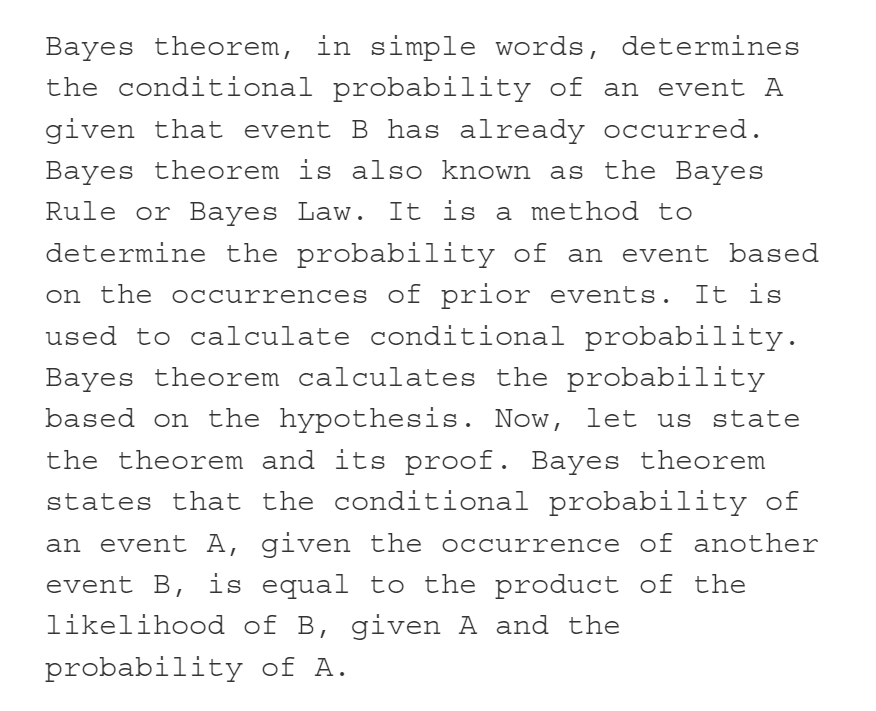
#> input picture Test/Test2.png, 876 x 711 px
$ jupyter execute --allow-errors Preprocess_Segmentation.ipynb
#> lines starting #> are read from the running program, lines starting #| are printed output that depends on the picture; after the words box and inside, x2 and y2 are one past the last pixel; in counts of white or black regions, pixels touching at a corner belong together
[cell 1]
import numpy as np
import cv2
import matplotlib.pyplot as plt

[cell 2]
# inputImage = cv2.imread("./datasets/Testing Dataset/Documents/1.png")
# inputImage = cv2.imread("./datasets/Testing Dataset/PageSegData/PageImg/1.JPG")
inputImage = cv2.imread("./Test/Test2.png")
#> inputImage is the input picture: shape (711, 876, 3); min 51, max 255, mean 244.2
plt.imshow(inputImage)

# BINARIZE

[cell 3]
# Read input image:
inputCopy = inputImage.copy()

# Convert BGR to grayscale:
grayscaleImage = cv2.cvtColor(inputImage, cv2.COLOR_BGR2GRAY)
plt.imshow(grayscaleImage, cmap='gray')

[cell 4]
threshold, binImage = cv2.threshold(grayscaleImage ,0 ,255,cv2.THRESH_BINARY_INV+cv2.THRESH_OTSU)
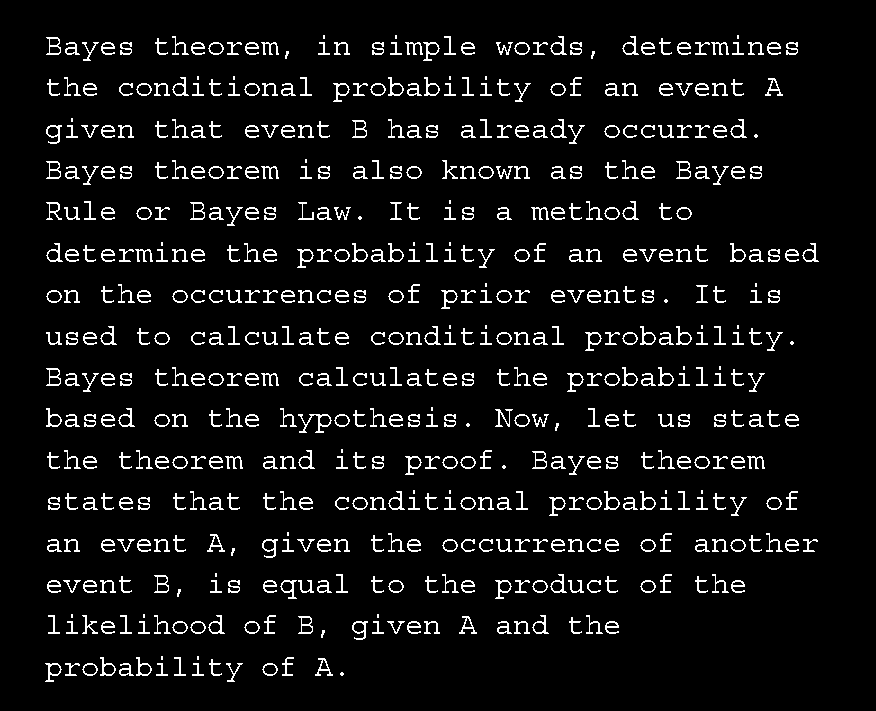
#> binImage: shape (711, 876); 6.6% white in thin lines or dots, all inside (x1, y1, x2, y2) = (45, 35, 819, 682)
#> threshold = 178
plt.imshow(binImage, cmap='gray')

# HORIZONTAL HISTOGRAM

[cell 5]
hist = cv2.reduce(binImage,1, cv2.REDUCE_AVG).reshape(-1)
#> hist = 711 values, max 121 at index 343, min 0 at index 0, mean 16.73
plt.plot(hist[::-1],[x for x in range(len(hist))])
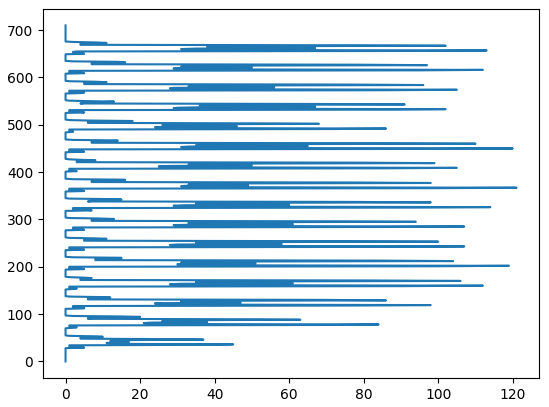
#> figure drawn by matplotlib, 1 panel

# LINES FORMULATION

[cell 6]
th = 0
H,W = binImage.shape[:2]
#> H = 711; W = 876
uppers = [y for y in range(H-1) if hist[y]<=th and hist[y+1]>th]
#> uppers = [34, 75, 117, 158, 199, 241, 282, 324, 365, 406, 448, 489, 531, 572, 613, 655]
lowers = [y for y in range(H-1) if hist[y]>th and hist[y+1]<=th]
#> lowers = [60, 101, 143, 184, 225, 267, 308, 350, 391, 432, 474, 515, 557, 598, 639, 681]

linesImage = cv2.cvtColor(binImage, cv2.COLOR_GRAY2BGR)
for y in uppers:
    cv2.line(linesImage, (0,y), (W, y), (255,0,0), 1)
#> this loop made 16 passes
#> y on passes 1 to 12: 34, 75, 117, 158, 199, 241, 282, 324, 365, 406, 448, 489
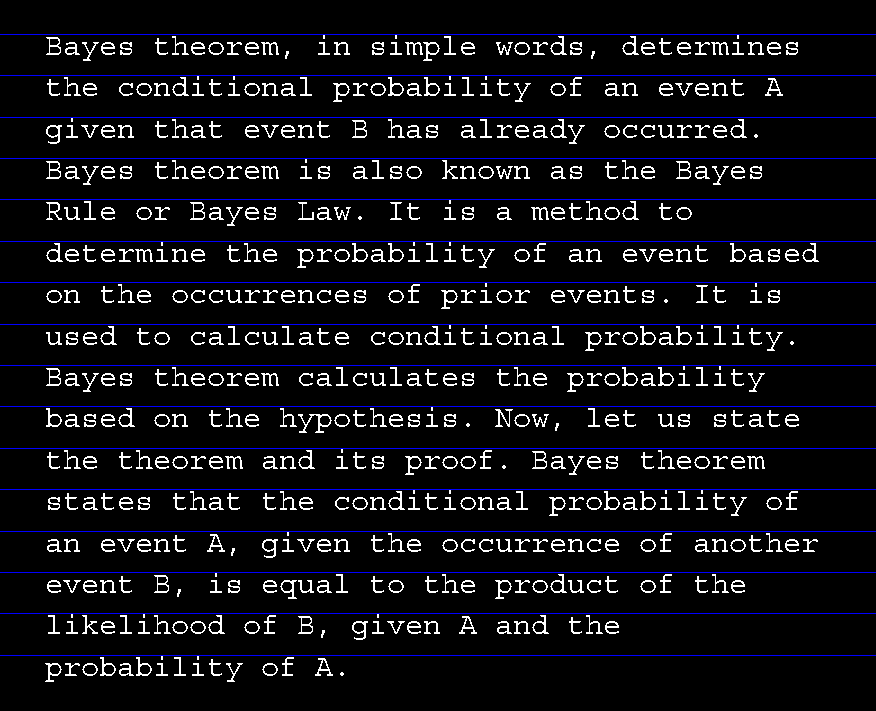
#> linesImage: shape (711, 876, 3); mean B, G, R 22.5, 16.7, 16.7

for y in lowers:
    cv2.line(linesImage, (0,y), (W, y), (0,255,0), 1)
#> this loop made 16 passes
#> y on passes 1 to 12: 60, 101, 143, 184, 225, 267, 308, 350, 391, 432, 474, 515
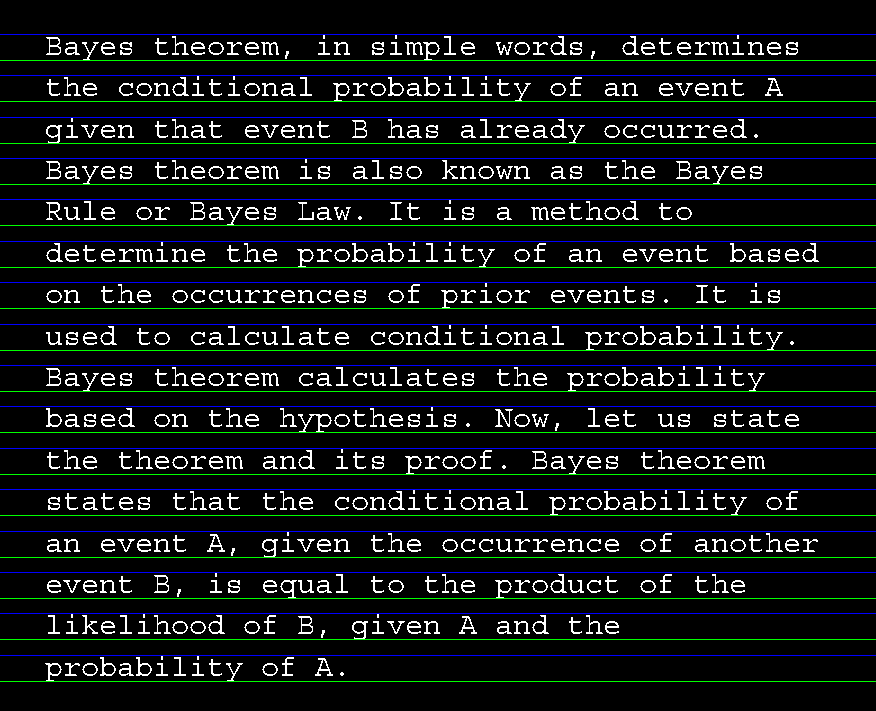
#> linesImage: shape (711, 876, 3); 2.25% of pixels changed, all inside (x1, y1, x2, y2) = (0, 60, 876, 682)

plt.imshow(linesImage)

[cell 7]
linesNormalized = []
for i in range(len(uppers)):
    croppedImg = binImage[uppers[i]:uppers[i] + lowers[i]-uppers[i], 0:0 + W]
    h = croppedImg.shape[0]
    dimension = (int(W*(28/float(h))), 28)
    resized = cv2.resize(croppedImg, dimension)
    linesNormalized.append(resized)
#> this loop made 16 passes
#> after the loop, linesNormalized = 16 items

[cell 8]
line = linesNormalized[0]
plt.imshow(line, cmap='gray')
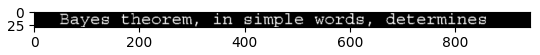
#> figure drawn by matplotlib, 1 panel

# CHARACTER SEGMENTATION

[cell 9]
def getCharacter(ch):
    # ch = np.ndarray.flatten(character)
#     print(character.shape)

    ch = 255 - ch
#     cv2.imwrite('./one.png', character)
#     plt.imshow(character, cmap='gray')
    prediction = np.argmax(ocrmodel.predict(ch[np.newaxis, :]), axis=1)[0]
    if(prediction < 10):
        return str(prediction)
    elif (prediction < 36):
        return chr(ord('A') + (prediction-10))
    return chr(ord('a') + (prediction-36))
#     return prediction

[cell 10]
vth = 15
wth = 15
sentence = ""
#> (the rest of this cell did not finish here and is left out)

[cell 11]
temp = line[0:0 + 20, lefts[0]:rights[0]]
temp = cv2.resize(temp, (20,20))
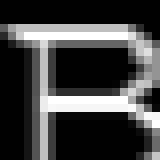
#> temp: shape (20, 20) (shown 8 times larger); min 0, max 255, mean 65.3
# [9 lines of commented-out code are left out]
plt.imshow(temp, cmap='gray')

[cell 12]
from tensorflow.keras.models import load_model
#> (the rest of this cell did not finish here and is left out)

[cell 13]
wth = 15
sentence = ""
#> (the rest of this cell did not finish here and is left out)

#> (a cell that did not finish here is left out)

[cell 15]
windowSize = 31
windowConstant = -1
# Apply the threshold:
# binaryImage = cv2.adaptiveThreshold(grayscaleImage, 255, cv2.ADAPTIVE_THRESH_GAUSSIAN_C, cv2.THRESH_BINARY, windowSize, windowConstant)
thresh,binaryImage = cv2.threshold(grayscaleImage ,0 ,255,cv2.THRESH_BINARY_INV+cv2.THRESH_OTSU)
#> thresh = 178

# componentsNumber, labeledImage, componentStats, componentCentroids = \
# cv2.connectedComponentsWithStats(binaryImage, connectivity=4)

# # Set the minimum pixels for the area filter:
# minArea = 20

# # Get the indices/labels of the remaining components based on the area stat
# # (skip the background component at index 0)
# remainingComponentLabels = [i for i in range(1, componentsNumber) if componentStats[i][4] >= minArea]

# # Filter the labeled pixels based on the remaining labels,
# # assign pixel intensity to 255 (uint8) for the remaining pixels
# filteredImage = np.where(np.isin(labeledImage, remainingComponentLabels) == True, 255, 0).astype('uint8')

kernelSize = 7

# Set operation iterations:
opIterations = 1

# Get the structuring element:
maxKernel = cv2.getStructuringElement(cv2.MORPH_RECT, (kernelSize, kernelSize))

dilation = cv2.dilate(binaryImage,maxKernel,iterations = 1)
#> dilation: shape (711, 876); 29.2% white; 134 white regions, largest, box (x1, y1, x2, y2) and area: (169, 287, 369, 306) 3629, (277, 404, 459, 436) 3609, (45, 611, 228, 637) 3482

# Perform closing:
closingImage = cv2.morphologyEx(binaryImage, cv2.MORPH_CLOSE, maxKernel, None, None, opIterations, cv2.BORDER_REFLECT101)
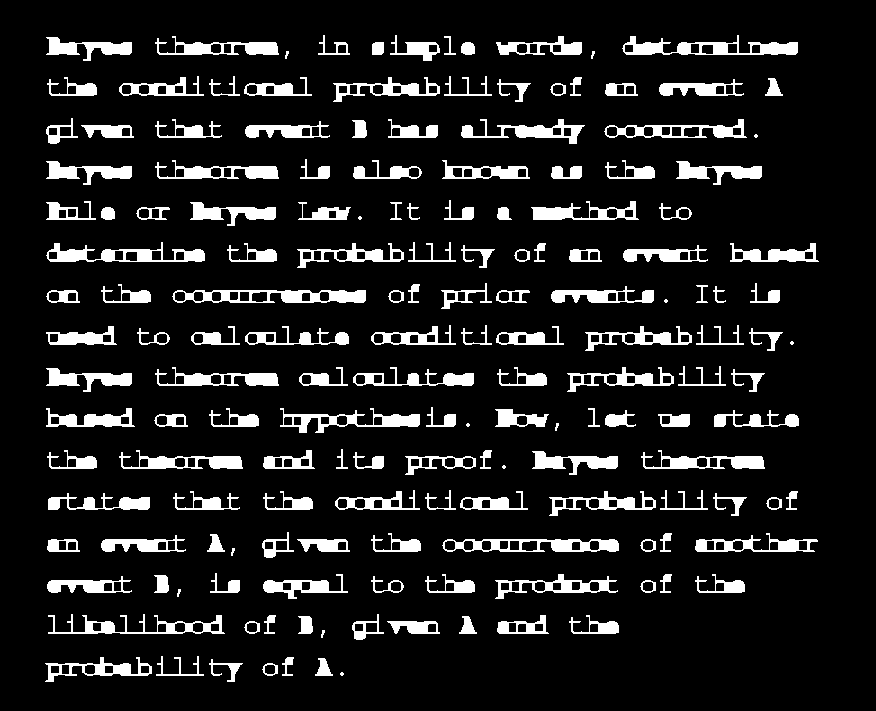
#> closingImage: shape (711, 876); 11.2% white; 165 white regions (7 under 20 px)

[cell 16]
# plt.imshow(dilation, cmap='gray')

[cell 17]
plt.imshow(closingImage, cmap='gray')

[cell 18]
contours, hierarchy = cv2.findContours(closingImage, cv2.RETR_CCOMP, cv2.CHAIN_APPROX_SIMPLE)
#> contours = 389 contours, 13 with area under 20; largest, box (x1, y1, x2, y2) and area: (172, 290, 366, 303) 1960, (442, 539, 619, 552) 1776, (622, 35, 798, 55) 1700, (46, 242, 205, 262) 1518, (604, 119, 747, 138) 1413

contours_poly = [None] * len(contours)
#> contours_poly = 389 items
# The Bounding Rectangles will be stored here:
boundRect = []

# Alright, just look for the outer bounding boxes:
for i, c in enumerate(contours):

    if hierarchy[0][i][3] == -1:
        contours_poly[i] = cv2.approxPolyDP(c, 3, True)
        boundRect.append(cv2.boundingRect(contours_poly[i]))
#> after the loop, boundRect = 165 items, first 6: (341, 672, 2, 4), (263, 665, 15, 10), (211, 659, 32, 23), (315, 658, 18, 18), (282, 657, 12, 19), (45, 657, 107, 25)


# Draw the bounding boxes on the (copied) input image:
for i in range(len(boundRect)):
    color = (0, 255, 0)
    cv2.rectangle(inputCopy, (int(boundRect[i][0]), int(boundRect[i][1])), \
              (int(boundRect[i][0] + boundRect[i][2]), int(boundRect[i][1] + boundRect[i][3])), color, 2)
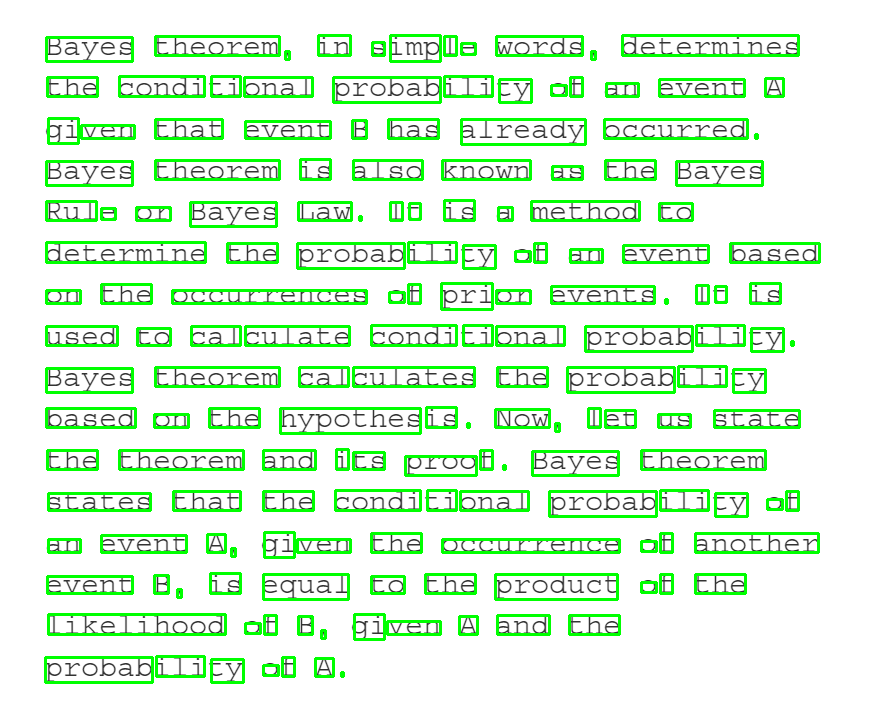
#> inputCopy: shape (711, 876, 3); mean B, G, R 218.4, 246.6, 218.4

plt.imshow(inputCopy)
# cv2.imwrite("C:/Users/PRATEEK SINGH/Desktop/MLTwst/text-detection-and-translation-master/text-detection-and-translation-master/temp/b.png",inputCopy)

[cell 19]
list = []
print(len(boundRect))
#| 165
num=0
for i in range(len(boundRect)):
    # Get the roi for each bounding rectangle:
    x, y, w, h = boundRect[i]

    # Crop the roi:
    croppedImg = inputImage[y:y + h, x:x + w]
    # [4 lines of commented-out code are left out]
    arr = np.array(croppedImg)
    list.append(arr)
#> this loop made 165 passes
#> pass 3, `croppedImg = inputImage[y:y + h, x:x + w]`:
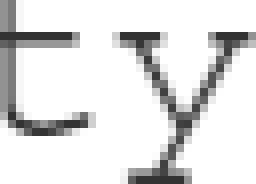
#> croppedImg: shape (23, 32, 3) (shown 8 times larger); min 51, max 255, mean 223.7
#> after the loop, list = 165 items

    # cv2.imshow("Cropped Character: "+str(i), croppedImg)
    # cv2.waitKey(0)

list

$ run again, with Test/Test.png copied over Test/Test2.png
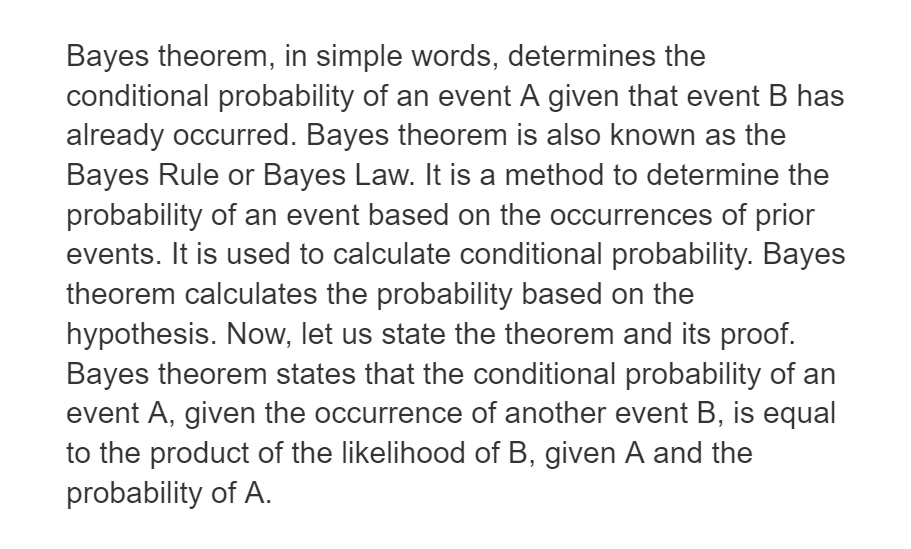
#> input picture Test/Test.png, 911 x 549 px
#> inputImage is the input picture: shape (549, 911, 3); min 51, max 255, mean 236.2
#> binImage: shape (549, 911); 9.5% white in thin lines or dots, all inside (x1, y1, x2, y2) = (67, 44, 845, 509)
#> threshold = 165
#> hist = 549 values, max 118 at index 369, min 0 at index 0, mean 24.15
#> uppers = [43, 83, 122, 162, 202, 241, 281, 321, 361, 400, 440, 480]
#> lowers = [71, 111, 150, 190, 230, 269, 309, 349, 389, 428, 468, 508]
#> the loop `for y in uppers:` made 12 passes
#> y on passes 1 to 8: 43, 83, 122, 162, 202, 241, 281, 321
#> the loop `for y in lowers:` made 12 passes
#> y on passes 1 to 8: 71, 111, 150, 190, 230, 269, 309, 349
#> after the loop `for y in lowers:`:
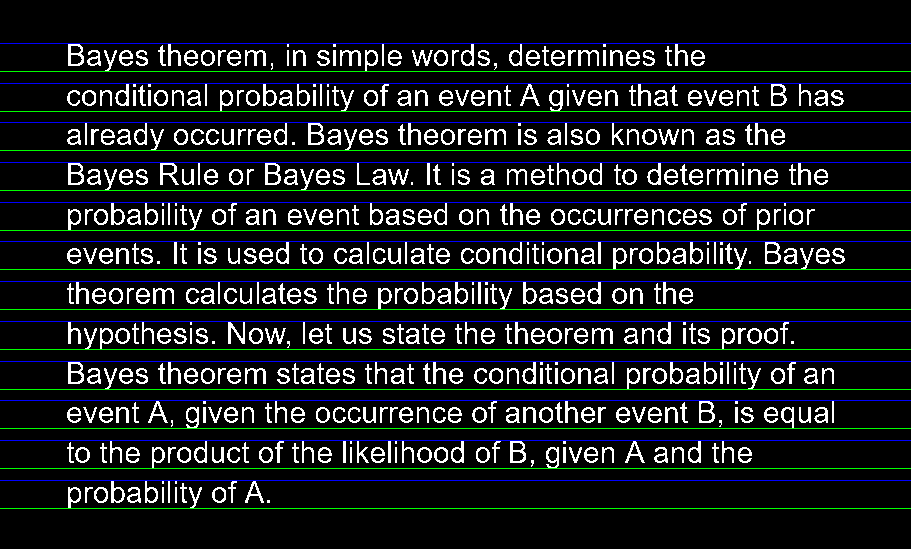
#> linesImage: shape (549, 911, 3); mean B, G, R 29.7, 29.7, 24.1
#> the loop `for i in range(len(uppers)):` made 12 passes
#> after the loop `for i in range(len(uppers)):`: linesNormalized = 12 items
#> thresh = 165
#> dilation: shape (549, 911); 34.7% white; 110 white regions, largest, box (x1, y1, x2, y2) and area: (548, 206, 715, 228) 3492, (65, 319, 218, 353) 3466, (610, 239, 754, 273) 3439
#> closingImage: shape (549, 911); 18% white; 110 white regions
#> contours = 237 contours; largest, box (x1, y1, x2, y2) and area: (627, 362, 761, 390) 1979, (613, 242, 751, 270) 1961, (220, 84, 354, 112) 1922, (68, 481, 202, 509) 1922, (68, 203, 202, 231) 1922
#> contours_poly = 237 items
#> after the loop `for i, c in enumerate(contours):`: boundRect = 110 items, first 6: (245, 481, 25, 22), (213, 481, 24, 22), (68, 481, 134, 28), (69, 442, 20, 20), (712, 441, 40, 22), (654, 441, 47, 22)
#> the loop `for i in range(len(boundRect)):` made 110 passes
#| 110
#> the loop `for i in range(len(boundRect)):` made 110 passes
#> pass 3, `croppedImg = inputImage[y:y + h, x:x + w]`:
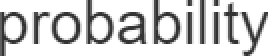
#> croppedImg: shape (28, 134, 3) (shown 2 times larger); min 51, max 255, mean 206.9
#> after the loop `for i in range(len(boundRect)):`: list = 110 items
